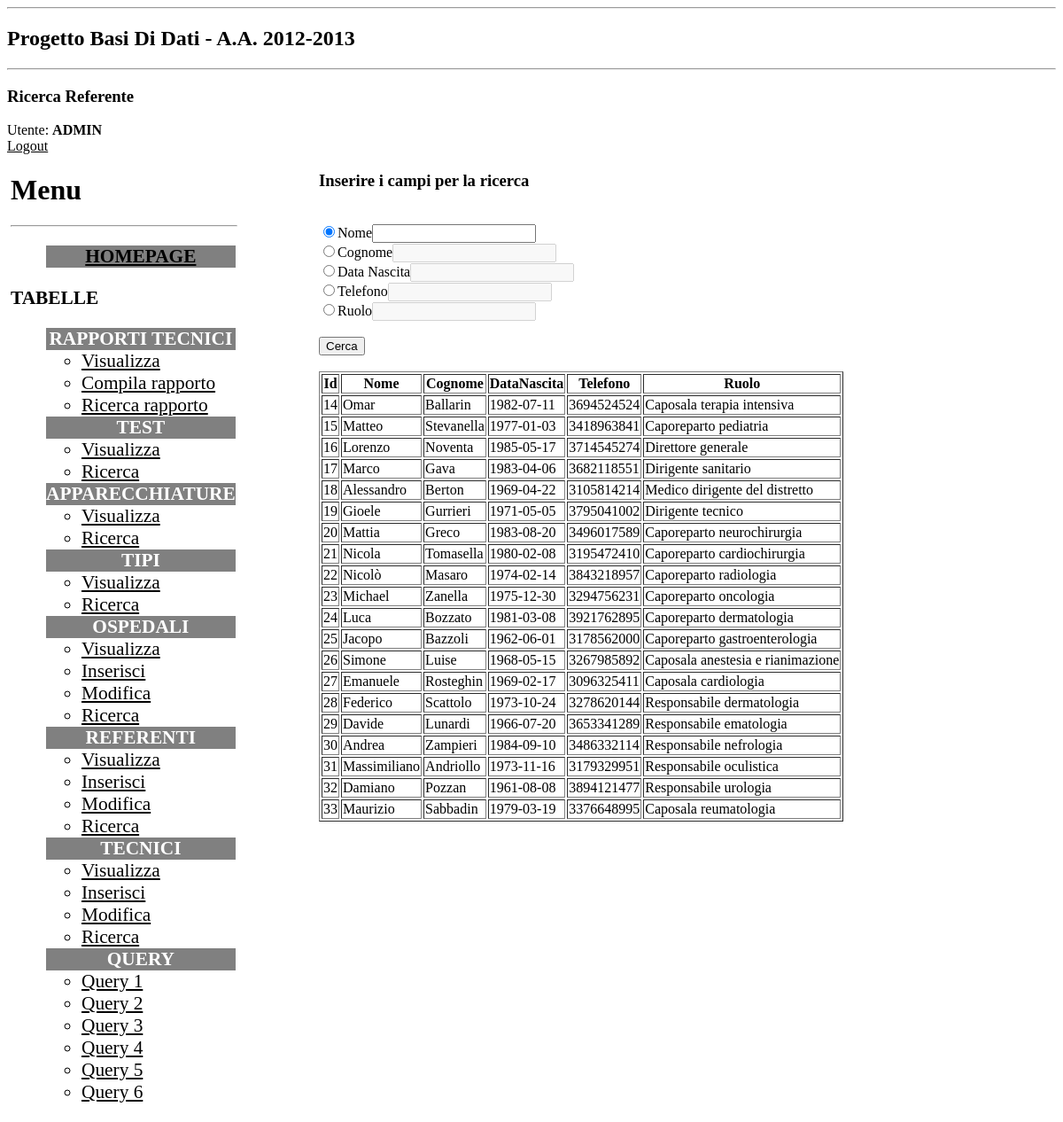
The page /Php/ricercaReferente.php (signed in) on the database its author committed.
### tables this page shows
CREATE TABLE IF NOT EXISTS `Referenti` (
  `idPersona` int(11) NOT NULL,
  `Ruolo` varchar(50) DEFAULT NULL,
  PRIMARY KEY (`idPersona`)
);

CREATE TABLE IF NOT EXISTS `Persone` (
  `idPersona` int(11) NOT NULL,
  `Nome` varchar(20) DEFAULT NULL,
  `Cognome` varchar(20) DEFAULT NULL,
  `DataNascita` date DEFAULT NULL,
  `Telefono` varchar(15) DEFAULT NULL,
  PRIMARY KEY (`idPersona`)
);

### Php/library.php (the view, shortened to what this page needs)
<?php
function page_start($title) {
  echo<<<END
<!DOCTYPE html PUBLIC "-//W3C//DTD XHTML 1.0 Strict//EN" "http://www.w3.org/TR/xhtml1/DTD/xhtml1-strict.dtd">
<html xmlns="http://www.w3.org/1999/xhtml"  xml:lang="it" lang="it">
<head>
<link rel="stylesheet" type="text/css" href="style.css">
<script type="text/javascript" src="script.js"></script>
<title>$title</title>
</head>
<body>
<hr />
<h2>$title</h2>
<hr />
END;
};
function menu()
{
$login=authenticate() or
  die("Accesso negato. Effettuare il <a href=\"login.php\">login</a>");;
echo "Utente: <b>" . strtoupper($login) .  "</b>";
echo "<br />";
echo hyperlink("Logout", "logout.php");
echo<<<END
<div style="position:absolute; left:1%; width:auto;">
<h1>Menu</h1>
<hr width=100% align="left">
<ul style="font-size:16pt;">
<li style="color:white;background-color:grey;text-align:center;"><A HREF="home.php"><b>HOMEPAGE</b></A></li>
</ul>
<text style="font-size:16pt;"><B>TABELLE</B></text>
<ul style="font-size:16pt;">
<li style="color:white;background-color:grey;text-align:center;"><b>RAPPORTI TECNICI</b></li>
  <ul>
  <li><a href="view_rapporti.php">Visualizza</a></li>
  <li><a href="select_tipo.php">Compila rapporto</a></li>
  <li><a href="ricercaRapporto.php">Ricerca rapporto</a></li>
  </ul>
<li style="color:white;background-color:grey;text-align:center;"><b>TEST</b></li>
  <ul>
  <li><a href="view_test.php">Visualizza</a></li>
  <li><a href="ricercaTest.php">Ricerca</a></li>
  </ul>
<li style="color:white;background-color:grey;text-align:center;"><b>APPARECCHIATURE</b></li>
  <ul>
  <li><a href="view_apparecchiature.php">Visualizza</a></li>
  <li><a href="ricercaApparecchiatura.php">Ricerca</a></li>
  </ul>
<li style="color:white;background-color:grey;text-align:center;"><b>TIPI</b></li>
  <ul>
  <li><a href="view_tipi.php">Visualizza</a></li>
  <li><a href="ricercaTipo.php">Ricerca</a></li>
  </ul>
<li style="color:white;background-color:grey;text-align:center;"><b>OSPEDALI</b></li>
  <ul>
  <li><a href="view_ospedali.php?request=view">Visualizza</a></li>
  <li><a href="insert_ospedale.php">Inserisci</a></li>
  <li><a href="view_ospedali.php?request=edit">Modifica</a></li>
  <li><a href="ricercaOspedale.php">Ricerca</a></li>
  </ul>
<li style="color:white;background-color:grey;text-align:center;"><b>REFERENTI</b></li>
  <ul>
  <li><a href="view_referenti.php?request=view">Visualizza</a></li>
  <li><a href="insert_referente.php">Inserisci</a></li>
  <li><a href="view_referenti.php?request=edit">Modifica</a></li>
  <li><a href="ricercaReferente.php">Ricerca</a></li>
  </ul>
<li style="color:white;background-color:grey;text-align:center;"><b>TECNICI</b></li>
  <ul>
  <li><a href="view_tecnici.php?request=view">Visualizza</a></li>
  <li><a href="insert_tecnico.php">Inserisci</a></li>
  <li><a href="view_tecnici.php?request=edit">Modifica</a></li>
  <li><a href="ricercaTecnico.php">Ricerca</a></li>
  </ul>
<li style="color:white;background-color:grey;text-align:center;"><b>QUERY</b></li>
  <ul>
  <li><a href="Query_1.php">Query 1</a></li>
  <li><a href="Query_2.php">Query 2</a></li>
  <li><a href="Query_3.php">Query 3</a></li>
  <li><a href="Query_4.php">Query 4</a></li>
  <li><a href="Query_5.php">Query 5</a></li>
  <li><a href="Query_6.php">Query 6</a></li>
  </ul>
</ul>
</div>
END;
}
function start_body()
{
echo<<<END
<div style="position:absolute; right:10%; left:30%; min-width:40%; width:auto;">
END;
}
function end_body()
{
echo<<<END
</div>
END;
}
function page_end() {
  echo "
</body>
</html>";
};
function subtitle($str) {
  echo "<h3>$str</h3>\n";
};
function hyperlink($str, $url) {
  return "<a href=\"$url\">$str</a>";
};
function table_start($row) {
  echo "<table border=\"1\">\n";
  echo "<tr>\n";
  foreach ($row as $field)
    echo "<th>$field</th>\n";
  echo "</tr>\n";
};
function table_row($row) {
  echo "<tr>";
  foreach ($row as $field)
    if ($field)
      echo "<td style='max-width:500px; height:auto;'>$field</td>\n";
    else
      echo "<td>---</td>\n";
  echo "</tr>";
  };
function table_end() {
  echo "</table>\n";
};
function authenticate() {
  $login=$_SESSION['logged'];
  if (! $login) {
    return FALSE;
  } else {
    return $login;
  }
}
?>

### Php/ricercaReferente.php (shortened to what this page needs)
<?php
require("library.php");
page_start("Progetto Basi Di Dati - A.A. 2012-2013");
subtitle("Ricerca Referente");
menu();
start_body();
echo "
<B><H3>Inserire i campi per la ricerca</H3></B><br>
";
$conn=connectDB();
  $query="SELECT idPersona, Nome, Cognome, DataNascita, Telefono, Ruolo FROM Persone NATURAL JOIN Referenti";
$result=mysql_query($query, $conn);
echo<<<END
<form action="ricercaReferente.php" method="GET" name="RicercaReferente" id="ricercaReferente">
<input type="radio" name="tipoRicerca" id="n" OnClick="changeRicercaReferente()" value="nome" checked>Nome<input type="text" name="str1" id="str1"> <br>
<input type="radio" name="tipoRicerca" id="c" OnClick="changeRicercaReferente()" value="cognome">Cognome<input type="text" name="str2" id="str2" disabled> <br>
<input type="radio" name="tipoRicerca" id="d" OnClick="changeRicercaReferente()" value="datanascita">Data Nascita<input type="text" name="str3" id="str3" disabled> <br>
<input type="radio" name="tipoRicerca" id="t" OnClick="changeRicercaReferente()" value="telefono">Telefono<input type="text" name="str4" id="str4" disabled> <br>
<input type="radio" name="tipoRicerca" id="r" OnClick="changeRicercaReferente()" value="ruolo">Ruolo<input type="text" name="str5" id="str5" disabled> <br>
<br><input type="submit" value="Cerca">
</form><br>
END;
$table_head =  array("Id","Nome","Cognome","DataNascita","Telefono","Ruolo");
table_start($table_head);
while ($row = mysql_fetch_row($result)) {
  table_row($row);
}
table_end();
end_body();
page_end();
?>

### Php/style.css (style rules this page uses)
a { color:black; text-decoration:underline; }

### rows shown on the page
referenti: idPersona.idPersona "14", idPersona.Nome "Omar", idPersona.Cognome "Ballarin", idPersona.DataNascita "1982-07-11", idPersona.Telefono "3694524524", Ruolo "Caposala terapia intensiva"
referenti: idPersona.idPersona "15", idPersona.Nome "Matteo", idPersona.Cognome "Stevanella", idPersona.DataNascita "1977-01-03", idPersona.Telefono "3418963841", Ruolo "Caporeparto pediatria"
referenti: idPersona.idPersona "16", idPersona.Nome "Lorenzo", idPersona.Cognome "Noventa", idPersona.DataNascita "1985-05-17", idPersona.Telefono "3714545274", Ruolo "Direttore generale"
referenti: idPersona.idPersona "17", idPersona.Nome "Marco", idPersona.Cognome "Gava", idPersona.DataNascita "1983-04-06", idPersona.Telefono "3682118551", Ruolo "Dirigente sanitario"
referenti: idPersona.idPersona "18", idPersona.Nome "Alessandro", idPersona.Cognome "Berton", idPersona.DataNascita "1969-04-22", idPersona.Telefono "3105814214", Ruolo "Medico dirigente del distretto"
referenti: idPersona.idPersona "19", idPersona.Nome "Gioele", idPersona.Cognome "Gurrieri", idPersona.DataNascita "1971-05-05", idPersona.Telefono "3795041002", Ruolo "Dirigente tecnico"
referenti: idPersona.idPersona "20", idPersona.Nome "Mattia", idPersona.Cognome "Greco", idPersona.DataNascita "1983-08-20", idPersona.Telefono "3496017589", Ruolo "Caporeparto neurochirurgia"
referenti: idPersona.idPersona "21", idPersona.Nome "Nicola", idPersona.Cognome "Tomasella", idPersona.DataNascita "1980-02-08", idPersona.Telefono "3195472410", Ruolo "Caporeparto cardiochirurgia"
referenti: idPersona.idPersona "22", idPersona.Nome "Nicolò", idPersona.Cognome "Masaro", idPersona.DataNascita "1974-02-14", idPersona.Telefono "3843218957", Ruolo "Caporeparto radiologia"
referenti: idPersona.idPersona "23", idPersona.Nome "Michael", idPersona.Cognome "Zanella", idPersona.DataNascita "1975-12-30", idPersona.Telefono "3294756231", Ruolo "Caporeparto oncologia"
referenti: idPersona.idPersona "24", idPersona.Nome "Luca", idPersona.Cognome "Bozzato", idPersona.DataNascita "1981-03-08", idPersona.Telefono "3921762895", Ruolo "Caporeparto dermatologia"
referenti: idPersona.idPersona "25", idPersona.Nome "Jacopo", idPersona.Cognome "Bazzoli", idPersona.DataNascita "1962-06-01", idPersona.Telefono "3178562000", Ruolo "Caporeparto gastroenterologia"
referenti: idPersona.idPersona "26", idPersona.Nome "Simone", idPersona.Cognome "Luise", idPersona.DataNascita "1968-05-15", idPersona.Telefono "3267985892", Ruolo "Caposala anestesia e rianimazione"
referenti: idPersona.idPersona "27", idPersona.Nome "Emanuele", idPersona.Cognome "Rosteghin", idPersona.DataNascita "1969-02-17", idPersona.Telefono "3096325411", Ruolo "Caposala cardiologia"
referenti: idPersona.idPersona "28", idPersona.Nome "Federico", idPersona.Cognome "Scattolo", idPersona.DataNascita "1973-10-24", idPersona.Telefono "3278620144", Ruolo "Responsabile dermatologia"
referenti: idPersona.idPersona "29", idPersona.Nome "Davide", idPersona.Cognome "Lunardi", idPersona.DataNascita "1966-07-20", idPersona.Telefono "3653341289", Ruolo "Responsabile ematologia"
referenti: idPersona.idPersona "30", idPersona.Nome "Andrea", idPersona.Cognome "Zampieri", idPersona.DataNascita "1984-09-10", idPersona.Telefono "3486332114", Ruolo "Responsabile nefrologia"
referenti: idPersona.idPersona "31", idPersona.Nome "Massimiliano", idPersona.Cognome "Andriollo", idPersona.DataNascita "1973-11-16", idPersona.Telefono "3179329951", Ruolo "Responsabile oculistica"
referenti: idPersona.idPersona "32", idPersona.Nome "Damiano", idPersona.Cognome "Pozzan", idPersona.DataNascita "1961-08-08", idPersona.Telefono "3894121477", Ruolo "Responsabile urologia"
referenti: idPersona.idPersona "33", idPersona.Nome "Maurizio", idPersona.Cognome "Sabbadin", idPersona.DataNascita "1979-03-19", idPersona.Telefono "3376648995", Ruolo "Caposala reumatologia"

### other values the page prints
$title "Progetto Basi Di Dati - A.A. 2012-2013"
$str "Ricerca Referente"
$login "ADMIN"
$str "Logout"
$field "Id"
$field "Nome"
$field "Cognome"
$field "DataNascita"
$field "Telefono"
$field "Ruolo"
